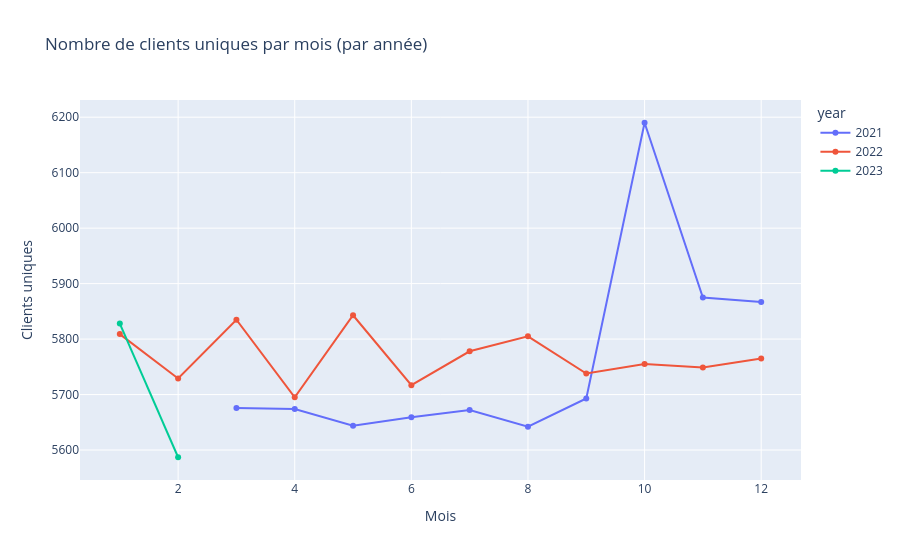

Notebook code cell kept with this figure:
### Markdown cell above
Les catégories 0 et 1 génèrent la majorité du chiffre d’affaires, avec respectivement 36,7 % et 40,1 % du total. 
La catégorie 2 est moins performante (23,1 %), mais reste significative. 
La répartition montre un portefeuille équilibré, dominé par deux catégories principales.

### Code cell
#Nombre de clients par mois
clients_mois = df_sales.groupby(["year", "month"])["client_id"].nunique().reset_index()
clients_mois.rename(columns={"client_id": "nb_clients"}, inplace=True)

#Graphique de l'évolution du nombre de clients uniques par mois
fig = px.line(
    clients_mois,
    x="month",
    y="nb_clients",
    color="year",
    markers=True,
    title="Nombre de clients uniques par mois (par année)"
)

fig.update_traces(hovertemplate="Année: %{fullData.name}<br>Mois: %{x}<br>Clients: %{y}")
fig.update_layout(xaxis_title="Mois", yaxis_title="Clients uniques")
fig.show()

### Figure 1 — Plotly figure (JSON) as saved in the notebook; plotly's stock layout.template omitted (floating-point values rounded to 4 significant figures)
{"data": [{"hovertemplate": "Année: %{fullData.name}<br>Mois: %{x}<br>Clients: %{y}", "legendgroup": "2021", "line": {"color": "#636efa", "dash": "solid"}, "marker": {"symbol": "circle"}, "mode": "lines+markers", "name": "2021", "orientation": "v", "showlegend": true, "type": "scatter", "x": [3, 4, 5, 6, 7, 8, 9, 10, 11, 12], "xaxis": "x", "y": [5676, 5674, 5644, 5659, 5672, 5642, 5693, 6190, 5875, 5867], "yaxis": "y"}, {"hovertemplate": "Année: %{fullData.name}<br>Mois: %{x}<br>Clients: %{y}", "legendgroup": "2022", "line": {"color": "#EF553B", "dash": "solid"}, "marker": {"symbol": "circle"}, "mode": "lines+markers", "name": "2022", "orientation": "v", "showlegend": true, "type": "scatter", "x": [1, 2, 3, 4, 5, 6, 7, 8, 9, 10, 11, 12], "xaxis": "x", "y": [5809, 5729, 5835, 5695, 5843, 5717, 5778, 5805, 5738, 5755, 5749, 5765], "yaxis": "y"}, {"hovertemplate": "Année: %{fullData.name}<br>Mois: %{x}<br>Clients: %{y}", "legendgroup": "2023", "line": {"color": "#00cc96", "dash": "solid"}, "marker": {"symbol": "circle"}, "mode": "lines+markers", "name": "2023", "orientation": "v", "showlegend": true, "type": "scatter", "x": [1, 2], "xaxis": "x", "y": [5828, 5587], "yaxis": "y"}], "layout": {"legend": {"title": {"text": "year"}, "tracegroupgap": 0}, "title": {"text": "Nombre de clients uniques par mois (par année)"}, "xaxis": {"anchor": "y", "domain": [0.0, 1.0], "title": {"text": "Mois"}}, "yaxis": {"anchor": "x", "domain": [0.0, 1.0], "title": {"text": "Clients uniques"}}}}
